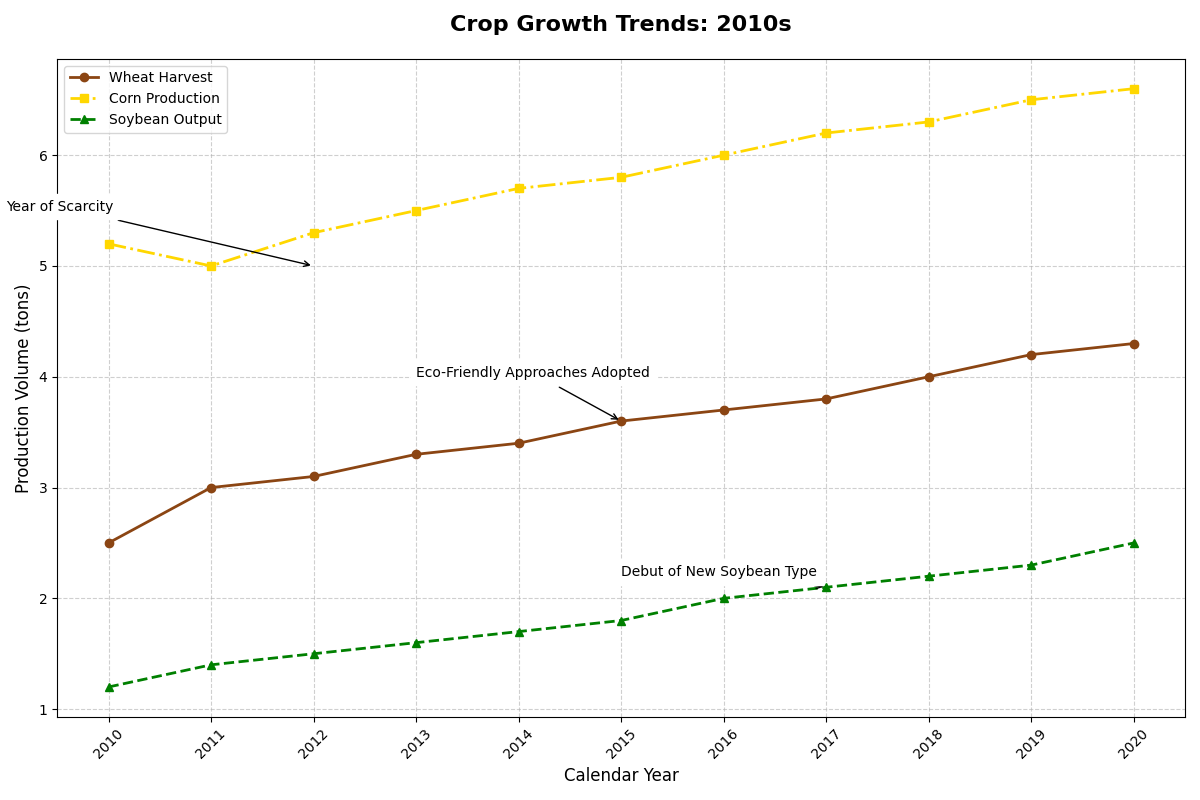

Reproduce this figure in Python.
import matplotlib.pyplot as plt
import numpy as np

# Define the years for the x-axis
years = np.arange(2010, 2021)

# Define crop yield data for each crop type (Wheat, Corn, Soybeans)
wheat_yield = np.array([2.5, 3.0, 3.1, 3.3, 3.4, 3.6, 3.7, 3.8, 4.0, 4.2, 4.3])
corn_yield = np.array([5.2, 5.0, 5.3, 5.5, 5.7, 5.8, 6.0, 6.2, 6.3, 6.5, 6.6])
soybean_yield = np.array([1.2, 1.4, 1.5, 1.6, 1.7, 1.8, 2.0, 2.1, 2.2, 2.3, 2.5])

# Create the line chart
fig, ax = plt.subplots(figsize=(12, 8))

# Plot the data with distinct markers and lines
ax.plot(years, wheat_yield, label='Wheat Harvest', color='saddlebrown', marker='o', linewidth=2, linestyle='-')
ax.plot(years, corn_yield, label='Corn Production', color='gold', marker='s', linewidth=2, linestyle='-.')
ax.plot(years, soybean_yield, label='Soybean Output', color='green', marker='^', linewidth=2, linestyle='--')

# Enhance the plot with a title, labels, and legend
ax.set_title('Crop Growth Trends: 2010s', fontsize=16, fontweight='bold', loc='center', pad=20)
ax.set_xlabel('Calendar Year', fontsize=12)
ax.set_ylabel('Production Volume (tons)', fontsize=12)
ax.legend(loc='upper left', fontsize=10, frameon=True)

# Add grid lines for better readability
ax.grid(True, linestyle='--', alpha=0.6)

# Set x-axis ticks and rotate them for better visibility
ax.set_xticks(years)
ax.set_xticklabels(years, rotation=45)

# Highlight significant events with annotations
ax.annotate('Eco-Friendly Approaches Adopted', xy=(2015, 3.6), xytext=(2013, 4.0),
            arrowprops=dict(facecolor='black', arrowstyle='->'),
            fontsize=10, backgroundcolor='white')
ax.annotate('Year of Scarcity', xy=(2012, 5.0), xytext=(2009, 5.5),
            arrowprops=dict(facecolor='black', arrowstyle='->'),
            fontsize=10, backgroundcolor='white')
ax.annotate('Debut of New Soybean Type', xy=(2017, 2.1), xytext=(2015, 2.2),
            arrowprops=dict(facecolor='black', arrowstyle='->'),
            fontsize=10, backgroundcolor='white')

# Automatically adjust layout to prevent clipping
plt.tight_layout()

# Show the plot
plt.show()
